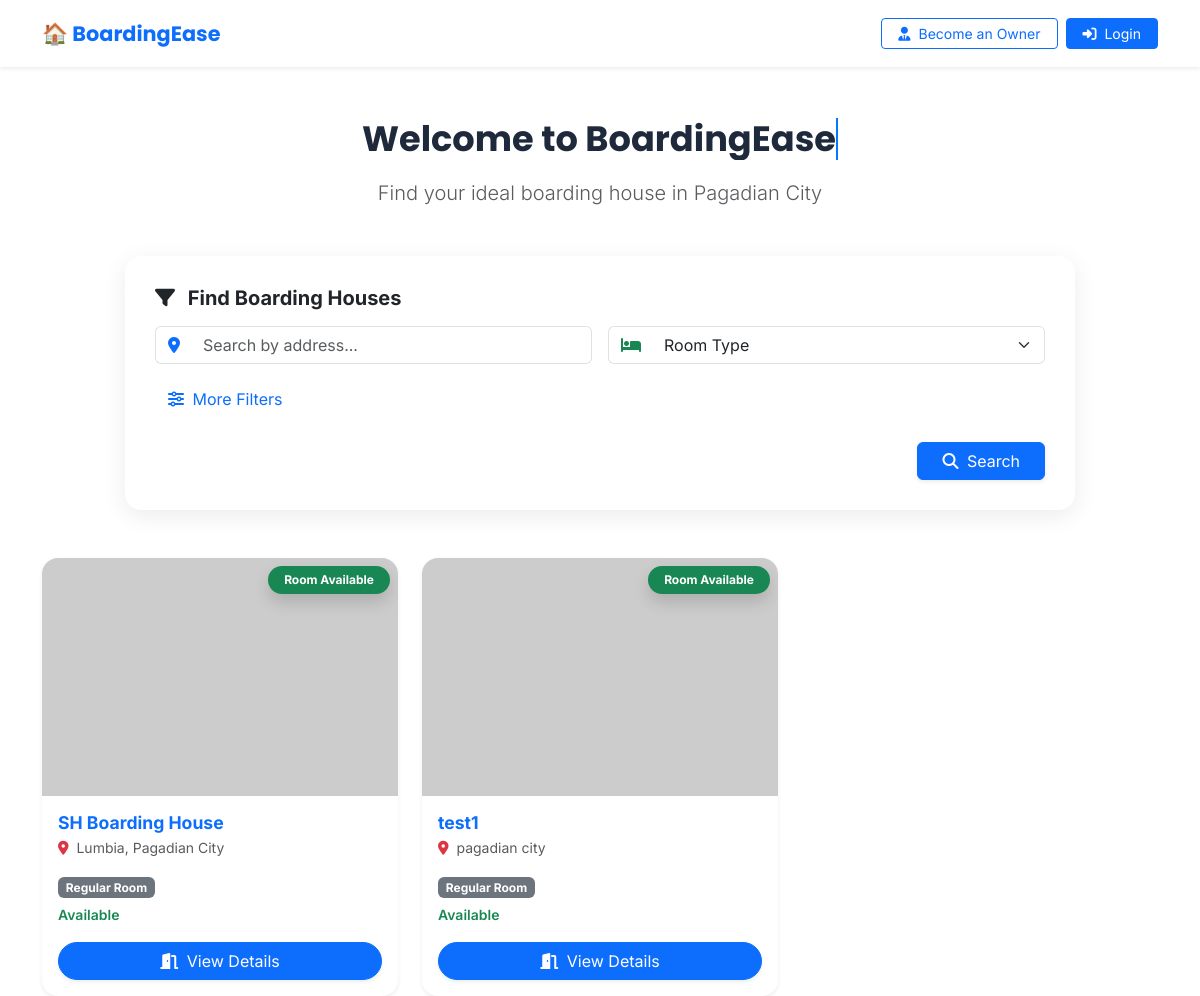
The app's page /, older data.
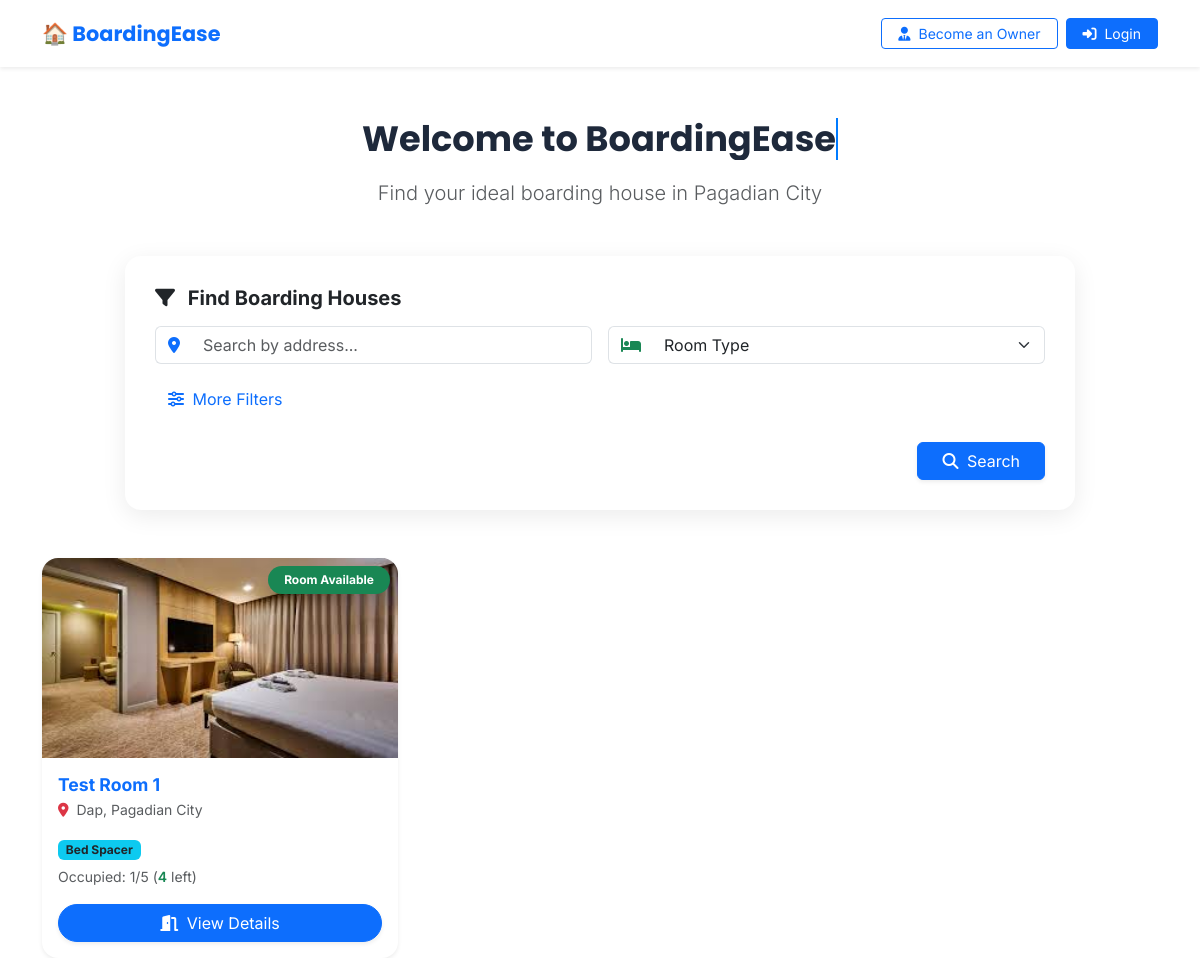
The same page, newer data.
### client/models.py (models this page shows, shortened)
class BoardingHouse(models.Model):
    AMENITIES_CHOICES = [
        ("kitchen", "Kitchen Area"),
        ("comfort_room", "Comfort Room"),
        ("laundry", "Laundry Area"),
        ("balcony", "Balcony"),
        ("study", "Study Area"),
        ("cctv", "CCTV"),
        ("parking", "Parking Space"),
        ("lockable_gate", "Lockable Gate"),
        ("bedroom", "Bedroom"),
        ("cabinet", "Cabinet"),
    ]
    INCLUSION_CHOICES = [
        ("water", "Water Bill"),
        ("electric", "Electric Bill"),
        ("wifi", "WiFi Connection"),
    ]
    HOUSE_RULE_CHOICES = [
        ("curfew", "Curfew"),
        ("advance_payment", "Advance Payment"),
        ("deposit", "Month/s Deposit"),
        ("lady_only", "Lady Borders Only"),
        ("male_only", "Male Borders Only"),
        ("visitors_allowed", "Visitors Are Allowed"),
        ("appliances", "Additional Appliances"),
    ]
    owner = models.ForeignKey(User, on_delete=models.CASCADE, null=True, blank=True)
    name = models.CharField(max_length=255)
    address = models.TextField()
    price = models.DecimalField(max_digits=10, decimal_places=2)
    is_bedspacer = models.BooleanField(default=False)  # ✅ True = shared occupancy
    capacity = models.PositiveIntegerField(default=1)  # ✅ How many tenants can stay
    curfew_start = models.TimeField(blank=True, null=True)
    curfew_end = models.TimeField(blank=True, null=True)
    advance_months = models.PositiveIntegerField(default=0)
    deposit_months = models.PositiveIntegerField(default=0)
    image = models.ImageField(upload_to="boarding_images/", blank=True, null=True)
    additional_photo = models.ImageField(upload_to="boarding_images/", blank=True, null=True)
    inclusions = MultiSelectField(choices=INCLUSION_CHOICES, blank=True)
    amenities = MultiSelectField(choices=AMENITIES_CHOICES, blank=True)
    house_rules = MultiSelectField(choices=HOUSE_RULE_CHOICES, blank=True)
    other_inclusions = models.CharField(max_length=255, blank=True, null=True)
    other_amenities = models.CharField(max_length=255, blank=True, null=True)
    other_house_rules = models.CharField(max_length=255, blank=True, null=True)
    is_booked = models.BooleanField(default=False)
    @property
    def current_bookings(self):
        return self.bookings.filter(status="approved").count()
    @property
    def available_slots(self):
        return max(0, self.capacity - self.current_bookings)

### client/views.py (the view, shortened to what this page needs)
# urls.py: 2. Add a URL to urlpatterns:  path('', views.home, name='home')
def home(request):
    query = request.GET.get('q', '')  # Search input
    bedspacer = request.GET.get('bedspacer', '')
    gender = request.GET.get('gender', '')
    selected_amenities = request.GET.get('amenities', '')
    selected_inclusions = request.GET.get('inclusions', '')
    selected_house_rules = request.GET.get('house_rules', '')
    boardinghouses = BoardingHouse.objects.all()
    if query:
        boardinghouses = boardinghouses.filter(address__icontains=query)
    if bedspacer == 'yes':
        boardinghouses = boardinghouses.filter(is_bedspacer=True)
    elif bedspacer == 'no':
        boardinghouses = boardinghouses.filter(is_bedspacer=False)
    if gender == 'male':
        boardinghouses = boardinghouses.filter(gender='male')
    elif gender == 'female':
        boardinghouses = boardinghouses.filter(gender='female')
    if selected_amenities:
        boardinghouses = boardinghouses.filter(amenities__contains=selected_amenities)
    if selected_inclusions:
        boardinghouses = boardinghouses.filter(inclusions__contains=selected_inclusions)
    if selected_house_rules:
        boardinghouses = boardinghouses.filter(house_rules__contains=selected_house_rules)
    session_booked = request.session.get("booked_boardinghouses", [])
    for bh in boardinghouses:
        latest_booking = Booking.objects.filter(boardinghouse=bh).order_by("-id").first()
        bh.is_booked = latest_booking and latest_booking.status == "approved"
        bh.is_pending_for_this_user = False
        bh.pending_booking_id = None
        bh.is_approved_for_this_user = False
    context = {
        'boardinghouses': boardinghouses,
        'query': query,
        'bedspacer': bedspacer,
        'gender': gender,
        'selected_amenities': selected_amenities,
        'selected_inclusions': selected_inclusions,
        'selected_house_rules': selected_house_rules,
        'amenities_choices': BoardingHouse.AMENITIES_CHOICES,
        'inclusion_choices': BoardingHouse.INCLUSION_CHOICES,
        'house_rule_choices': BoardingHouse.HOUSE_RULE_CHOICES,
    }
    return render(request, 'home.html', context)

### templates/home.html (shortened to what this page needs)
{% load static %}
{% load custom_tags %}
<!DOCTYPE html>
<html lang="en">
<head>
  <link href="https://cdn.jsdelivr.net/npm/bootstrap@5.3.0/dist/css/bootstrap.min.css" rel="stylesheet">
  <link rel="stylesheet" href="{% static 'css/homestyle.css' %}">
  <link href="https://cdnjs.cloudflare.com/ajax/libs/font-awesome/6.4.0/css/all.min.css" rel="stylesheet">
</head>
<body>
  <nav class="navbar navbar-expand-lg navbar-light bg-white shadow-sm fixed-top">
    <div class="container">
      <a class="navbar-brand fw-bold text-primary" href="{% url 'home' %}">🏠 BoardingEase</a>
      <div class="collapse navbar-collapse" id="navbarNav">
        <ul class="navbar-nav ms-auto align-items-lg-center">
          <li class="nav-item me-2">
            <a class="btn btn-outline-primary btn-sm px-3" href="{% url 'register_owner' %}">
              <i class="fas fa-user-tie me-1"></i> Become an Owner
            </a>
          </li>
          <li class="nav-item">
            <a class="btn btn-primary btn-sm px-3" href="{% url 'login' %}">
              <i class="fas fa-sign-in-alt me-1"></i> Login
            </a>
          </li>
        </ul>
      </div>
    </div>
  </nav>
  <div style="height: 70px;"></div>
  <div class="container mt-5">
    <div class="text-center mb-5">
      <h1 class="fw-bold"><span class="typing-text"></span></h1>
      <p class="text-muted lead mt-2">Find your ideal boarding house in Pagadian City</p>
    </div>
    <form method="get" class="search-card mx-auto">
      <h5 class="fw-bold mb-3"><i class="fas fa-filter me-2"></i> Find Boarding Houses</h5>
      <div class="row g-3">
        <div class="col-md-6">
          <div class="input-group">
            <span class="input-group-text"><i class="fas fa-map-marker-alt text-primary"></i></span>
            <input type="text" name="q" class="form-control" placeholder="Search by address..." value="{{ query|default:'' }}">
          </div>
        </div>
        <div class="col-md-6">
          <div class="input-group">
            <span class="input-group-text"><i class="fas fa-bed text-success"></i></span>
            <select name="bedspacer" class="form-select">
              <option value="">Room Type</option>
            </select>
          </div>
        </div>
      </div>
      <div class="mt-3">
        <a class="btn btn-link text-decoration-none" data-bs-toggle="collapse" href="#optionalFilters">
          <i class="fas fa-sliders-h me-1"></i> More Filters
        </a>
      </div>
      <div class="mt-4 text-end">
        <button class="btn btn-primary px-4 shadow-sm" type="submit">
          <i class="fas fa-search me-1"></i> Search
        </button>
      </div>
    </form>
    <div id="results" class="mt-5">
      {% include "partials/boardinghouse_list.html" %}
    </div>
  </div>
</body>
</html>

### templates/partials/boardinghouse_list.html
{% if boardinghouses %}
<div class="row g-4">
    {% for bh in boardinghouses %}
        {% if not bh.is_bedspacer and bh.is_booked %}
        {% elif bh.is_bedspacer and bh.is_approved_for_this_user %}
        {% else %}
        <div class="col-md-6 col-lg-4">
            <div class="card bh-card h-100 shadow-sm border-0 rounded-4 overflow-hidden">
                <div class="position-relative">
                    {% if bh.image %}
                        <img src="{{ bh.image.url }}" alt="{{ bh.name }}" class="bh-img card-img-top">
                    {% else %}
                        <img src="https://via.placeholder.com/300x200?text=No+Image" class="bh-img card-img-top" alt="No Image">
                    {% endif %}
                    {% if bh.is_pending_for_this_user %}
                        <span class="badge bg-warning text-dark position-absolute top-0 end-0 m-2 px-3 py-2 rounded-pill shadow">
                            Pending
                        </span>
                    {% else %}
                        <span class="badge bg-success position-absolute top-0 end-0 m-2 px-3 py-2 rounded-pill shadow">
                            Room Available
                        </span>
                    {% endif %}
                </div>
                <div class="card-body d-flex flex-column">
                    <h5 class="card-title text-primary fw-bold mb-1">{{ bh.name }}</h5>
                    <p class="small text-muted mb-3">
                        <i class="fas fa-map-marker-alt me-1 text-danger"></i> {{ bh.address }}
                    </p>
                    <div class="mb-3">
                        {% if bh.is_bedspacer %}
                            <span class="badge bg-info text-dark mb-1">Bed Spacer</span><br>
                            <small class="text-muted">
                                Occupied: {{ bh.current_bookings }}/{{ bh.capacity }}
                                (<span class="text-success fw-semibold">{{ bh.available_slots }}</span> left)
                            </small>
                        {% else %}
                            <span class="badge bg-secondary mb-1">Regular Room</span><br>
                            <small class="text-success fw-semibold">Available</small>
                        {% endif %}
                    </div>
                    <div class="mt-auto">
                        {% if bh.is_pending_for_this_user %}
                            <div class="d-flex gap-2">
                                <a href="{% url 'edit_booking' bh.pending_booking_id %}" class="btn btn-outline-primary btn-sm w-50 rounded-pill">
                                    <i class="fas fa-edit me-1"></i> Edit
                                </a>
                                <a href="{% url 'cancel_booking_guest' bh.pending_booking_id %}" class="btn btn-outline-danger btn-sm w-50 rounded-pill">
                                    <i class="fas fa-times me-1"></i> Cancel
                                </a>
                            </div>
                        {% else %}
                            <div class="mt-auto">
                                <a href="{% url 'boardinghouse_detail' bh.pk %}" class="btn btn-primary w-100 rounded-pill shadow-sm">
                                    <i class="fas fa-door-open me-1"></i> View Details
                                </a>
                            </div>
                        {% endif %}
                    </div>
                </div>
            </div>
        </div>
        {% endif %}
    {% endfor %}
</div>
{% else %}
<div class="alert alert-info text-center mt-4 shadow-sm rounded-pill">
    No boarding houses available at the moment.
</div>
{% endif %}

Row changes from the older to the newer data that the page shows:
removed BoardingHouse: is_bedspacer False (drawn), shows "Room Available", name "SH Boarding House", address "Lumbia, Pagadian City", shows "View Details"
removed BoardingHouse: is_bedspacer False (drawn), shows "Room Available", name "test1", address "pagadian city", shows "View Details"
added BoardingHouse: image (picture), shows "Room Available", name "Test Room 1", address "Dap, Pagadian City", current_bookings "1", capacity "5", available_slots "4", shows "View Details"
